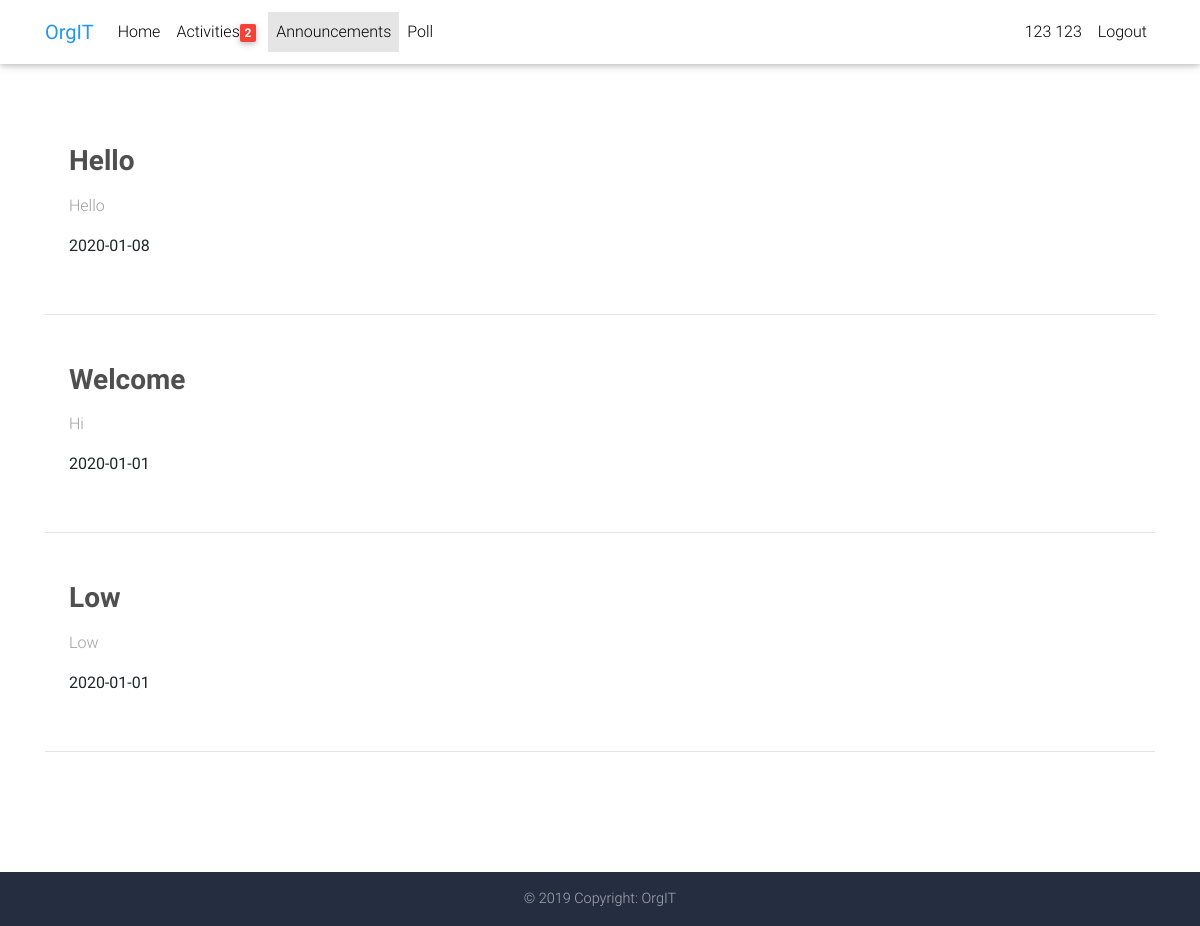
Screenshot of /announcements.php (signed in) with the database file from the repository.
### tables this page shows
CREATE TABLE IF NOT EXISTS `users` (
  `id` int(255) NOT NULL AUTO_INCREMENT,
  `firstname` varchar(255) NOT NULL,
  `lastname` varchar(255) NOT NULL,
  `idnumber` int(255) NOT NULL,
  `course` varchar(255) NOT NULL,
  `year` int(255) NOT NULL,
  `email` varchar(255) NOT NULL,
  `password` varchar(255) NOT NULL,
  `status` enum('Rejected','Accepted','Renewing') DEFAULT NULL,
  `image` text,
  `endofsem` varchar(255) DEFAULT NULL,
  PRIMARY KEY (`id`),
  UNIQUE KEY `idnumber` (`idnumber`),
  UNIQUE KEY `email` (`email`)
);

CREATE TABLE IF NOT EXISTS `post` (
  `id` int(255) NOT NULL AUTO_INCREMENT,
  `title` varchar(255) NOT NULL,
  `content` longtext NOT NULL,
  `date` varchar(255) NOT NULL,
  `status` enum('Active','Inactive') NOT NULL,
  `image` text,
  PRIMARY KEY (`id`)
);

### inc/session.php (called while the page is built, shortened)
<?php
	include 'inc/db.php';;
 	$today = date('Y-m-d');
	if(isset($_SESSION['users'])){
		$sql = mysqli_query($db, "SELECT * FROM users where `idnumber` = '".$_SESSION['users']."'");
		$user = mysqli_fetch_assoc($sql);
	}
?>

### announcements.php (the view, shortened to what this page needs)
<?php include 'inc/header.php';
 include 'inc/session.php';
$link = "Announcements";
?>
<body>
      <?php include 'inc/navbar.php'; ?>
 <main class="mt-5 pt-5">
    <div class="container">
      <section class="pt-5">
               <?php
                  $sql = mysqli_query($db, "SELECT * FROM post where status = 'Active' ORDER BY date DESC");
                  while ($row = mysqli_fetch_array($sql)) {
                        ?>
        <?php if(empty($row['image'])): ?>
         <div class="row wow fadeIn" style="visibility: visible; animation-name: fadeIn;">
          <div class="col-lg-12 col-xl-7 ml-xl-4 mb-4">
            <h3 class="mb-3 font-weight-bold dark-grey-text">
              <strong><?php echo ucfirst($row['title']);?></strong>
            </h3>
            <p class="grey-text"><?php echo ucfirst($row['content']);?></p>
            <p>
              <strong><?php echo $row['date'];?></strong>
            </p>
          </div>
        </div>
        <hr class="mb-5">
           <?php endif ?>
                       <?php   } ?>
      </section>
    </div>
  </main>
  <?php include 'inc/footer.php'; ?>
</body>
</html>

### inc/navbar.php (shortened to what this page needs)
<?php if(empty($_SESSION['users'])): ?>
  <header>
    <nav class="navbar fixed-top navbar-expand-lg navbar-light white scrolling-navbar">
      <div class="container">
        <a href="index.php" class="navbar-brand waves-effect">
          <strong class="blue-text">OrgIT </strong>
        </a>
        <button class="navbar-toggler" type="button" data-toggle="collapse" data-target="#navbarSupportedContent"
          aria-controls="navbarSupportedContent" aria-expanded="false" aria-label="Toggle navigation">
          <span class="navbar-toggler-icon"></span>
        </button>
        <div class="collapse navbar-collapse" id="navbarSupportedContent">
          <ul class="navbar-nav mr-auto">
            <li class="nav-item active">
              <a class="nav-link waves-effect" href="index.php">Home
                <span class="sr-only">(current)</span>
              </a>
            </li>
          </ul>
          <ul class="navbar-nav nav-flex-icons">
            <li class="nav-item">
              <a class="nav-link waves-effect" data-toggle="modal" data-target="#signup">Signup
              </a>
            </li>
            <li class="nav-item">
              <a class="nav-link waves-effect" data-toggle="modal" data-target="#login">Login
              </a>
            </li>
          </ul>
        </div>
      </div>
    </nav>
  </header>
  <?php else: ?>
  <header>
    <nav class="navbar fixed-top navbar-expand-lg navbar-light white scrolling-navbar">
      <div class="container">
        <a href="index.php" class="navbar-brand waves-effect">
          <strong class="blue-text">OrgIT </strong>
        </a>
        <div class="collapse navbar-collapse" id="navbarSupportedContent">
          <ul class="navbar-nav mr-auto">
            <li class="nav-item <?php if($link == 'Home') {echo 'active';} ?>">
              <a class="nav-link waves-effect" href="index.php">Home
              </a>
            </li>
            <li class="nav-item <?php if($link == 'Activities') {echo 'active';} ?>">
              <a class="nav-link waves-effect" href="activities.php">Activities<?php
                $sql1 = mysqli_query($db, " SELECT count(*) as counted from activities where DATEDIFF('".$today."', deadline) < '3'");
                 $row2 = mysqli_fetch_assoc($sql1);
                 $count = $row2['counted'];
                 if ($count > '0'){
                  echo '<span class="badge red z-depth-1 mr-1">'.$count.'</span>';
                 }
                ?> </a>
            </li>
            <li class="nav-item <?php if($link == 'Announcements') {echo 'active';} ?>">
              <a class="nav-link waves-effect" href="announcements.php">Announcements<?php
                ?> </a>
            </li>
            <li class="nav-item <?php if($link == 'Poll') {echo 'active';} ?>">
              <a class="nav-link waves-effect" href="poll.php">Poll
              </a>
            </li>
          </ul>
          <ul class="navbar-nav nav-flex-icons">
            <li class="nav-item <?php if($link == 'Profile') {echo 'active';} ?>">
              <a href="viewprofile.php" class="nav-link waves-effect"><?php echo ucwords($user['firstname']). ' '.ucwords($user['lastname']); ?></a>
            </li>
            <li class="nav-item">
              <a href="logout.php" class="nav-link waves-effect">Logout
              </a>
            </li>
          </ul>
        </div>
      </div>
    </nav>
  </header>
  <?php endif ?>

### inc/header.php (style rules this page uses)
* { margin: 0; padding: 0; }
html, body { height: 100%; width: 100%; }
main { min-height: 100%; }
header { width: 100%; }

### rows the page displays
users: firstname "123", lastname "123"
post: title "Hello", content "Hello", date "2020-01-08"
post: title "Welcome", content "Hi", date "2020-01-01"
post: title "Low", content "Low", date "2020-01-01"

### other values shown
$count "2"
